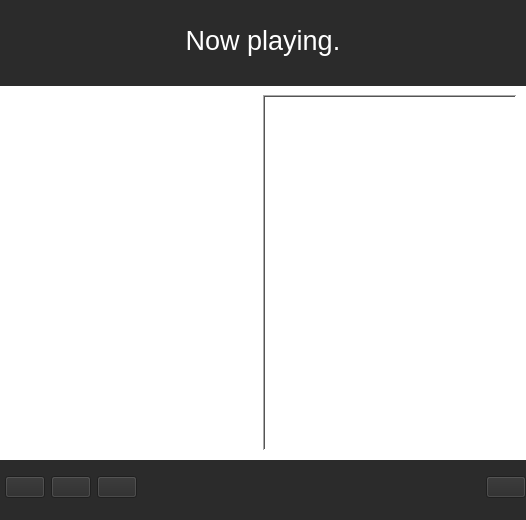
<?xml version="1.0" encoding="UTF-8"?>
<ui version="4.0">
 <class>MainWindow</class>
 <widget class="QMainWindow" name="MainWindow">
  <property name="geometry">
   <rect>
    <x>0</x>
    <y>0</y>
    <width>526</width>
    <height>520</height>
   </rect>
  </property>
  <property name="windowTitle">
   <string>MainWindow</string>
  </property>
  <property name="autoFillBackground">
   <bool>false</bool>
  </property>
  <property name="styleSheet">
   <string notr="true">background-color: #2b2b2b;</string>
  </property>
  <widget class="QWidget" name="centralwidget">
   <layout class="QGridLayout" name="gridLayout">
    <property name="sizeConstraint">
     <enum>QLayout::SetMaximumSize</enum>
    </property>
    <property name="leftMargin">
     <number>0</number>
    </property>
    <property name="topMargin">
     <number>0</number>
    </property>
    <property name="rightMargin">
     <number>0</number>
    </property>
    <property name="bottomMargin">
     <number>0</number>
    </property>
    <item row="1" column="0">
     <widget class="QWidget" name="widget" native="true">
      <property name="minimumSize">
       <size>
        <width>0</width>
        <height>100</height>
       </size>
      </property>
      <property name="autoFillBackground">
       <bool>false</bool>
      </property>
      <property name="styleSheet">
       <string notr="true">background-color: white;</string>
      </property>
      <layout class="QGridLayout" name="gridLayout_5">
       <item row="0" column="0">
        <layout class="QGridLayout" name="gridLayout_4">
         <property name="spacing">
          <number>0</number>
         </property>
         <item row="0" column="0">
          <widget class="QListWidget" name="playlist_widget">
           <property name="palette">
            <palette>
             <active>
              <colorrole role="Button">
               <brush brushstyle="SolidPattern">
                <color alpha="255">
                 <red>255</red>
                 <green>255</green>
                 <blue>255</blue>
                </color>
               </brush>
              </colorrole>
              <colorrole role="Base">
               <brush brushstyle="SolidPattern">
                <color alpha="255">
                 <red>255</red>
                 <green>255</green>
                 <blue>255</blue>
                </color>
               </brush>
              </colorrole>
              <colorrole role="Window">
               <brush brushstyle="SolidPattern">
                <color alpha="255">
                 <red>255</red>
                 <green>255</green>
                 <blue>255</blue>
                </color>
               </brush>
              </colorrole>
              <colorrole role="Highlight">
               <brush brushstyle="SolidPattern">
                <color alpha="255">
                 <red>102</red>
                 <green>102</green>
                 <blue>102</blue>
                </color>
               </brush>
              </colorrole>
             </active>
             <inactive>
              <colorrole role="Button">
               <brush brushstyle="SolidPattern">
                <color alpha="255">
                 <red>255</red>
                 <green>255</green>
                 <blue>255</blue>
                </color>
               </brush>
              </colorrole>
              <colorrole role="Base">
               <brush brushstyle="SolidPattern">
                <color alpha="255">
                 <red>255</red>
                 <green>255</green>
                 <blue>255</blue>
                </color>
               </brush>
              </colorrole>
              <colorrole role="Window">
               <brush brushstyle="SolidPattern">
                <color alpha="255">
                 <red>255</red>
                 <green>255</green>
                 <blue>255</blue>
                </color>
               </brush>
              </colorrole>
              <colorrole role="Highlight">
               <brush brushstyle="SolidPattern">
                <color alpha="255">
                 <red>102</red>
                 <green>102</green>
                 <blue>102</blue>
                </color>
               </brush>
              </colorrole>
             </inactive>
             <disabled>
              <colorrole role="Button">
               <brush brushstyle="SolidPattern">
                <color alpha="255">
                 <red>255</red>
                 <green>255</green>
                 <blue>255</blue>
                </color>
               </brush>
              </colorrole>
              <colorrole role="Base">
               <brush brushstyle="SolidPattern">
                <color alpha="255">
                 <red>255</red>
                 <green>255</green>
                 <blue>255</blue>
                </color>
               </brush>
              </colorrole>
              <colorrole role="Window">
               <brush brushstyle="SolidPattern">
                <color alpha="255">
                 <red>255</red>
                 <green>255</green>
                 <blue>255</blue>
                </color>
               </brush>
              </colorrole>
              <colorrole role="Highlight">
               <brush brushstyle="SolidPattern">
                <color alpha="255">
                 <red>168</red>
                 <green>168</green>
                 <blue>168</blue>
                </color>
               </brush>
              </colorrole>
             </disabled>
            </palette>
           </property>
           <property name="font">
            <font>
             <family>Ubuntu</family>
             <pointsize>13</pointsize>
            </font>
           </property>
           <property name="autoFillBackground">
            <bool>true</bool>
           </property>
           <property name="styleSheet">
            <string notr="true">border: 0;</string>
           </property>
           <property name="frameShape">
            <enum>QFrame::WinPanel</enum>
           </property>
          </widget>
         </item>
         <item row="0" column="1">
          <widget class="QListWidget" name="songs_widget">
           <property name="palette">
            <palette>
             <active>
              <colorrole role="Button">
               <brush brushstyle="SolidPattern">
                <color alpha="255">
                 <red>255</red>
                 <green>255</green>
                 <blue>255</blue>
                </color>
               </brush>
              </colorrole>
              <colorrole role="Base">
               <brush brushstyle="SolidPattern">
                <color alpha="255">
                 <red>255</red>
                 <green>255</green>
                 <blue>255</blue>
                </color>
               </brush>
              </colorrole>
              <colorrole role="Window">
               <brush brushstyle="SolidPattern">
                <color alpha="255">
                 <red>255</red>
                 <green>255</green>
                 <blue>255</blue>
                </color>
               </brush>
              </colorrole>
              <colorrole role="Highlight">
               <brush brushstyle="SolidPattern">
                <color alpha="255">
                 <red>102</red>
                 <green>102</green>
                 <blue>102</blue>
                </color>
               </brush>
              </colorrole>
             </active>
             <inactive>
              <colorrole role="Button">
               <brush brushstyle="SolidPattern">
                <color alpha="255">
                 <red>255</red>
                 <green>255</green>
                 <blue>255</blue>
                </color>
               </brush>
              </colorrole>
              <colorrole role="Base">
               <brush brushstyle="SolidPattern">
                <color alpha="255">
                 <red>255</red>
                 <green>255</green>
                 <blue>255</blue>
                </color>
               </brush>
              </colorrole>
              <colorrole role="Window">
               <brush brushstyle="SolidPattern">
                <color alpha="255">
                 <red>255</red>
                 <green>255</green>
                 <blue>255</blue>
                </color>
               </brush>
              </colorrole>
              <colorrole role="Highlight">
               <brush brushstyle="SolidPattern">
                <color alpha="255">
                 <red>102</red>
                 <green>102</green>
                 <blue>102</blue>
                </color>
               </brush>
              </colorrole>
             </inactive>
             <disabled>
              <colorrole role="Button">
               <brush brushstyle="SolidPattern">
                <color alpha="255">
                 <red>255</red>
                 <green>255</green>
                 <blue>255</blue>
                </color>
               </brush>
              </colorrole>
              <colorrole role="Base">
               <brush brushstyle="SolidPattern">
                <color alpha="255">
                 <red>255</red>
                 <green>255</green>
                 <blue>255</blue>
                </color>
               </brush>
              </colorrole>
              <colorrole role="Window">
               <brush brushstyle="SolidPattern">
                <color alpha="255">
                 <red>255</red>
                 <green>255</green>
                 <blue>255</blue>
                </color>
               </brush>
              </colorrole>
              <colorrole role="Highlight">
               <brush brushstyle="SolidPattern">
                <color alpha="255">
                 <red>168</red>
                 <green>168</green>
                 <blue>168</blue>
                </color>
               </brush>
              </colorrole>
             </disabled>
            </palette>
           </property>
           <property name="font">
            <font>
             <family>Ubuntu</family>
             <pointsize>13</pointsize>
            </font>
           </property>
           <property name="autoFillBackground">
            <bool>true</bool>
           </property>
           <property name="styleSheet">
            <string notr="true">border-left: 1px;</string>
           </property>
           <property name="frameShape">
            <enum>QFrame::WinPanel</enum>
           </property>
          </widget>
         </item>
        </layout>
       </item>
      </layout>
     </widget>
    </item>
    <item row="0" column="0">
     <widget class="QLabel" name="now_playing_label">
      <property name="minimumSize">
       <size>
        <width>0</width>
        <height>80</height>
       </size>
      </property>
      <property name="font">
       <font>
        <family>Ubuntu</family>
        <pointsize>20</pointsize>
        <weight>50</weight>
        <bold>false</bold>
       </font>
      </property>
      <property name="styleSheet">
       <string notr="true">color: white;</string>
      </property>
      <property name="text">
       <string>Now playing.</string>
      </property>
      <property name="alignment">
       <set>Qt::AlignCenter</set>
      </property>
      <property name="wordWrap">
       <bool>true</bool>
      </property>
      <property name="margin">
       <number>10</number>
      </property>
     </widget>
    </item>
    <item row="2" column="0">
     <layout class="QGridLayout" name="gridLayout_3">
      <property name="leftMargin">
       <number>5</number>
      </property>
      <property name="topMargin">
       <number>10</number>
      </property>
      <item row="0" column="0">
       <widget class="QPushButton" name="previous_btn">
        <property name="text">
         <string/>
        </property>
        <property name="icon">
         <iconset>
          <normaloff>resources/previous.png</normaloff>resources/previous.png</iconset>
        </property>
       </widget>
      </item>
      <item row="0" column="4">
       <spacer name="horizontalSpacer">
        <property name="orientation">
         <enum>Qt::Horizontal</enum>
        </property>
        <property name="sizeHint" stdset="0">
         <size>
          <width>40</width>
          <height>20</height>
         </size>
        </property>
       </spacer>
      </item>
      <item row="0" column="2">
       <widget class="QPushButton" name="play_pause_btn">
        <property name="text">
         <string/>
        </property>
        <property name="icon">
         <iconset>
          <normaloff>resources/play.png</normaloff>resources/play.png</iconset>
        </property>
       </widget>
      </item>
      <item row="0" column="3">
       <widget class="QPushButton" name="next_btn">
        <property name="text">
         <string/>
        </property>
        <property name="icon">
         <iconset>
          <normaloff>resources/next.png</normaloff>resources/next.png</iconset>
        </property>
       </widget>
      </item>
      <item row="0" column="5">
       <widget class="QPushButton" name="mute_button">
        <property name="text">
         <string/>
        </property>
        <property name="icon">
         <iconset>
          <normaloff>resources/volume.png</normaloff>resources/volume.png</iconset>
        </property>
       </widget>
      </item>
     </layout>
    </item>
   </layout>
  </widget>
  <widget class="QMenuBar" name="menubar">
   <property name="geometry">
    <rect>
     <x>0</x>
     <y>0</y>
     <width>526</width>
     <height>20</height>
    </rect>
   </property>
  </widget>
  <widget class="QStatusBar" name="statusbar"/>
 </widget>
 <resources/>
 <connections/>
</ui>
